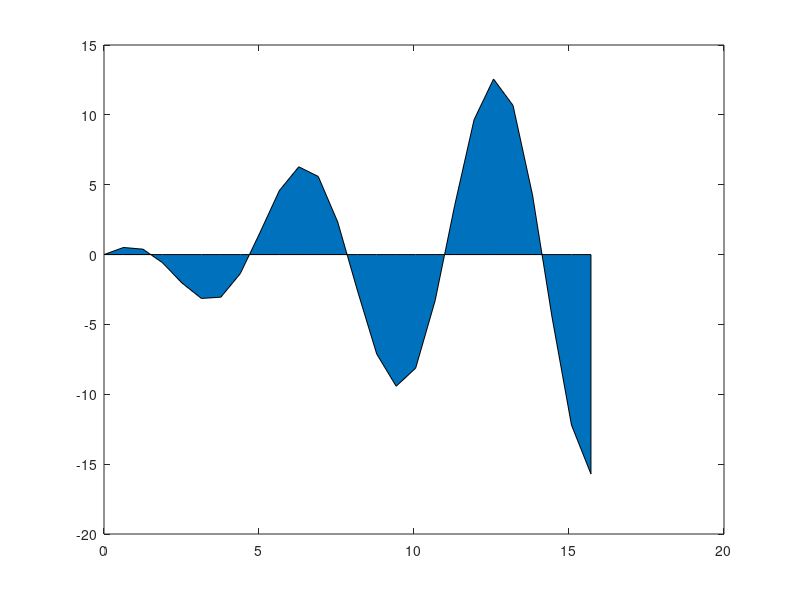

Recreate this plot in MATLAB. (Note: this script raises an error after producing the figure.)
% Trapazoid Integration

clear; clc; close all;

x = 0:pi/5:5*pi;
y = x .* cos(x);
plot(x, y)
area(x, y)

trapz(x, y)

class_trapz(x, y)

function area = class_trapz(x, y)
    area = 0;
    width = x(2)-x(1);
    for index = 1:length(y)-1
        area = area + width/2*(y(index)+y(index+1));
    end
end
